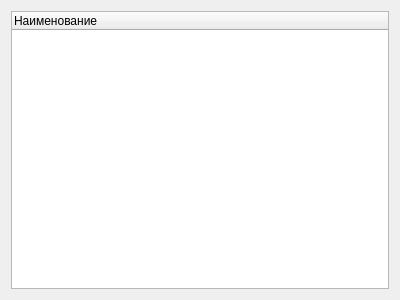
<?xml version="1.0" encoding="UTF-8"?>
<ui version="4.0">
 <class>RelationTree</class>
 <widget class="QWidget" name="RelationTree">
  <property name="geometry">
   <rect>
    <x>0</x>
    <y>0</y>
    <width>400</width>
    <height>300</height>
   </rect>
  </property>
  <property name="windowTitle">
   <string>Form</string>
  </property>
  <layout class="QGridLayout" name="gridLayout">
   <item row="0" column="0">
    <widget class="QTreeWidget" name="treeWidget">
     <column>
      <property name="text">
       <string>Наименование</string>
      </property>
     </column>
    </widget>
   </item>
  </layout>
 </widget>
 <resources/>
 <connections/>
</ui>
